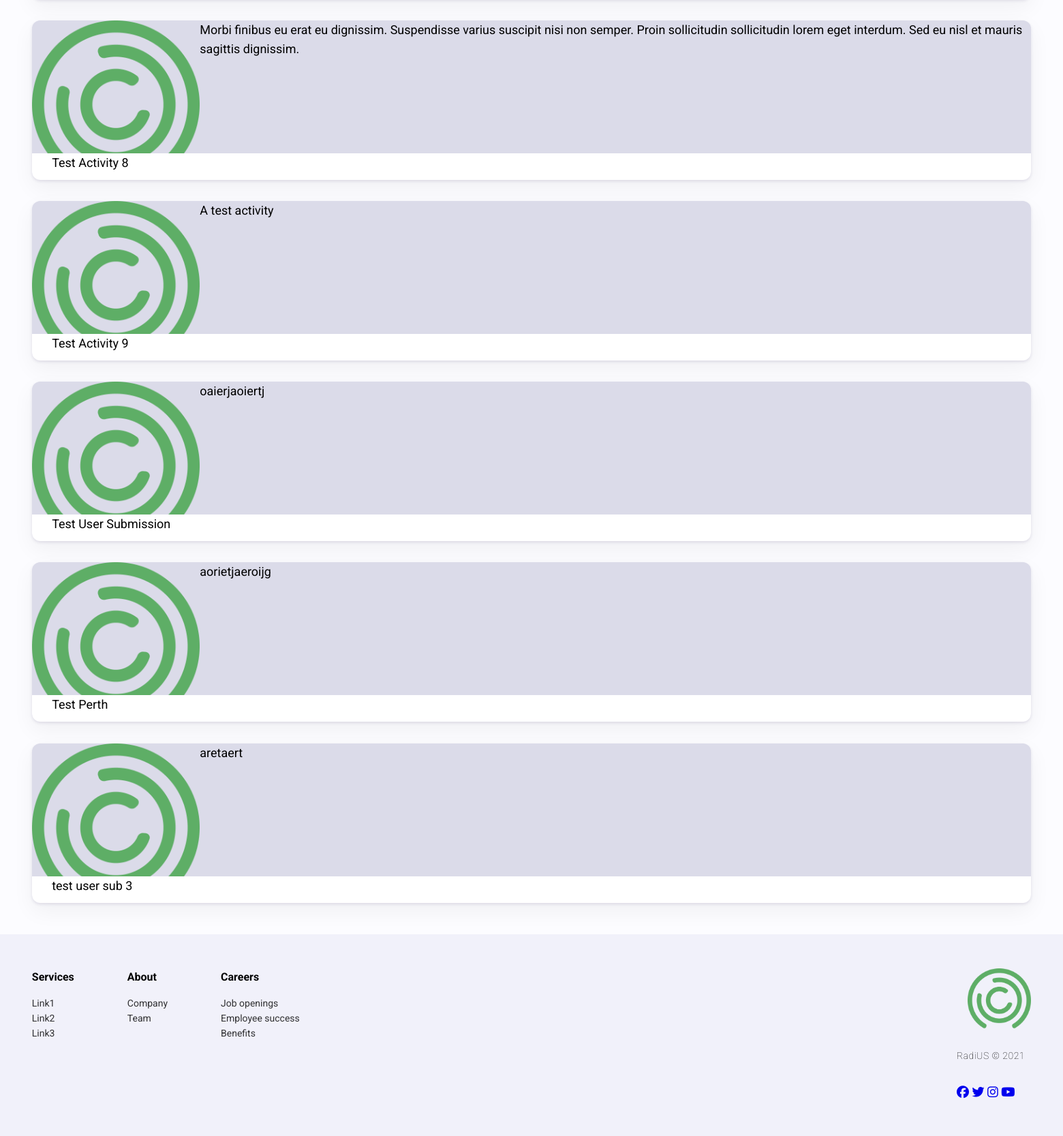
The app's page /favourites (lower part), older data.
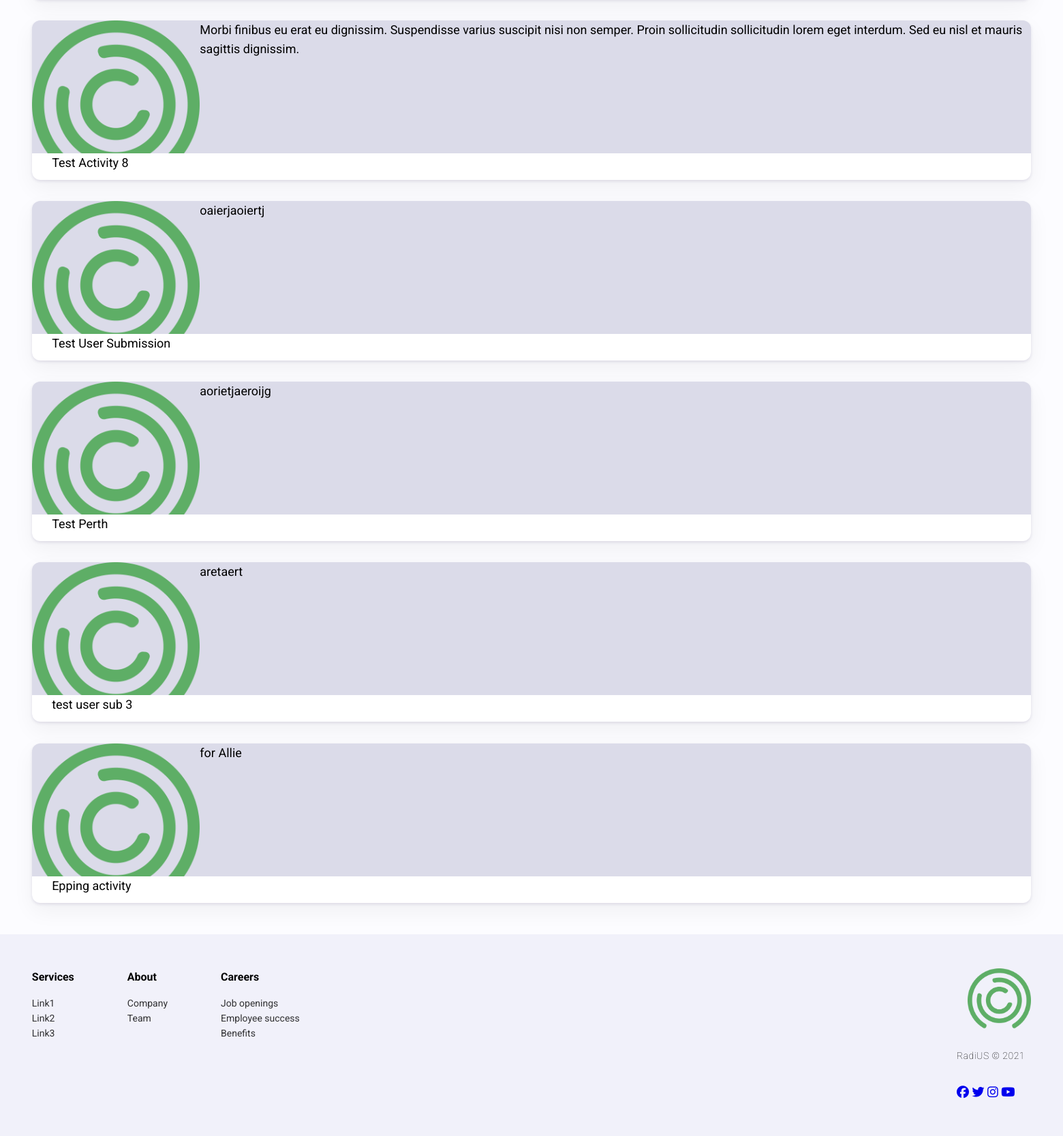
The same page, newer data.
### radius/models.py (models this page shows, shortened)
class Activity(models.Model):
    name = models.CharField(max_length=200, help_text='Activity Name')
    description = models.TextField(help_text='Activity Description')
    address = models.CharField(max_length=200, help_text='Activity Address')
    tags = models.ManyToManyField(ActivityTags, help_text='Select Tags')
    id = models.UUIDField(primary_key=True, default=uuid.uuid4,
                          help_text='Activity Key')
    datetime = models.DateTimeField(default=datetime.datetime.now())
    longitude = models.FloatField(default=151.7420)
    latitude = models.FloatField(default=-33.871846)
    image = models.ImageField(upload_to='images/', default='noimage.jpg')

### radius/views.py (the view)
# urls.py: path('favourites', views.favourites, name='favourites'),
def favourites(request):
    activities = Activity.objects.all()
    return render(request, 'favourites.html', {'activities' :activities})

### radius/templates/favourites.html (shortened to what this page needs)
{% extends 'base.html' %}
{% load static %}
{% block content %}
{% include 'partials/main-secondary.html' %}
{% include 'partials/footer.html' %}
{% endblock %}

### radius/templates/partials/activitycard-ext.html (shortened to what this page needs)
{% load static %}
{% if activities %}
        <div class="fav_activityList">
                {% for activity in activities %}
                        <div class="fav_activity_container">
                                <div class="fav_img"><img src="static/img/logo_icon.png" alt="{{ activity.name }}"></div>
                                <div class="fav_description">{{ activity.description }}</div>
                                <div class="fav_activity_title">{{ activity.name }}</div>
                        </div>
                {% endfor %}
{% endif %}
        </div>

Row changes from the older to the newer data that the page shows:
removed Activity: description "A test activity", name "Test Activity 9"
added Activity: description "for Allie", name "Epping activity"
